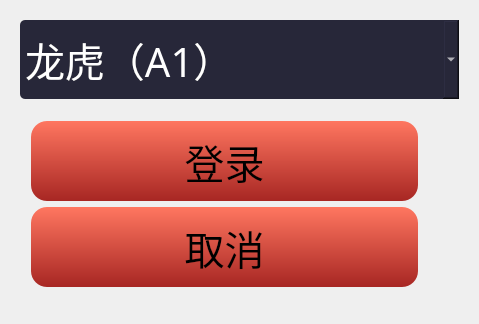
<?xml version="1.0" encoding="UTF-8"?>
<ui version="4.0">
 <class>Login</class>
 <widget class="QWidget" name="Login">
  <property name="geometry">
   <rect>
    <x>0</x>
    <y>0</y>
    <width>479</width>
    <height>324</height>
   </rect>
  </property>
  <property name="windowTitle">
   <string>Form</string>
  </property>
  <widget class="QPushButton" name="pu_cancel">
   <property name="geometry">
    <rect>
     <x>31</x>
     <y>207</y>
     <width>387</width>
     <height>80</height>
    </rect>
   </property>
   <property name="minimumSize">
    <size>
     <width>387</width>
     <height>80</height>
    </size>
   </property>
   <property name="font">
    <font>
     <family>微软雅黑</family>
     <pointsize>30</pointsize>
    </font>
   </property>
   <property name="styleSheet">
    <string notr="true">QPushButton{background-color:qlineargradient(spread:pad, x1:1, y1:1, x2:1, y2:0, stop:0 rgba(167, 38, 35, 255), stop:1 rgba(255, 118, 96, 255));
box-shadow:0px 2px 9px 0px rgba(0, 0, 0, 0.77);
border-radius:16px;}
QPushButton::pressed{
background-color: qlineargradient(spread:pad, x1:1, y1:1, x2:1, y2:0, stop:0 rgba(255, 118, 96, 255), stop:1 rgba(167, 38, 35, 255));
box-shadow:0px 2px 9px 0px rgba(0, 0, 0, 0.77);
border-radius:16px;
}</string>
   </property>
   <property name="text">
    <string>取消</string>
   </property>
  </widget>
  <widget class="QPushButton" name="pu_enter">
   <property name="geometry">
    <rect>
     <x>31</x>
     <y>121</y>
     <width>387</width>
     <height>80</height>
    </rect>
   </property>
   <property name="minimumSize">
    <size>
     <width>387</width>
     <height>80</height>
    </size>
   </property>
   <property name="font">
    <font>
     <family>微软雅黑</family>
     <pointsize>30</pointsize>
    </font>
   </property>
   <property name="styleSheet">
    <string notr="true">QPushButton{background-color:qlineargradient(spread:pad, x1:1, y1:1, x2:1, y2:0, stop:0 rgba(167, 38, 35, 255), stop:1 rgba(255, 118, 96, 255));
box-shadow:0px 2px 9px 0px rgba(0, 0, 0, 0.77);
border-radius:16px;}
QPushButton::pressed{
background-color: qlineargradient(spread:pad, x1:1, y1:1, x2:1, y2:0, stop:0 rgba(255, 118, 96, 255), stop:1 rgba(167, 38, 35, 255));
box-shadow:0px 2px 9px 0px rgba(0, 0, 0, 0.77);
border-radius:16px;
}</string>
   </property>
   <property name="text">
    <string>登录</string>
   </property>
  </widget>
  <widget class="QComboBox" name="comboBox">
   <property name="geometry">
    <rect>
     <x>20</x>
     <y>20</y>
     <width>439</width>
     <height>79</height>
    </rect>
   </property>
   <property name="minimumSize">
    <size>
     <width>439</width>
     <height>79</height>
    </size>
   </property>
   <property name="font">
    <font>
     <family>微软雅黑</family>
     <pointsize>30</pointsize>
    </font>
   </property>
   <property name="styleSheet">
    <string notr="true">background:rgba(39,39,57,1);
border-radius:5px;
color: rgb(255, 255, 255);</string>
   </property>
   <item>
    <property name="text">
     <string>龙虎（A1）</string>
    </property>
   </item>
  </widget>
 </widget>
 <resources/>
 <connections/>
</ui>
